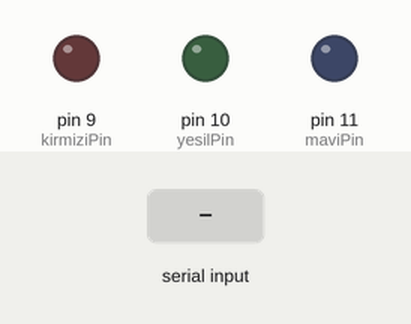
The sketch below on a simulated Arduino Uno, built with avr-gcc and run on an emulated ATmega328P. Shown: output pins drawn as LEDs (lit = HIGH). The inputs (shaded band) are chosen by the test bench.

Above: at 1.2 s.
1.3 s: "k" received over Serial
At 2.0 s:
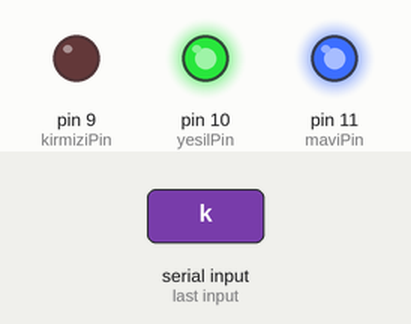
2.8 s: "y" received over Serial
At 3.1 s:
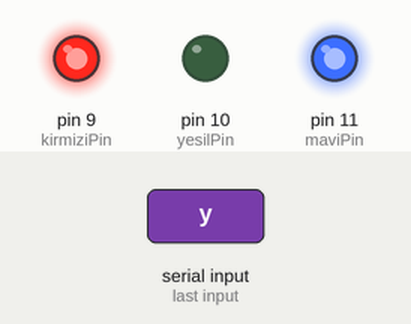
4.3 s: "m" received over Serial
At 5.5 s:
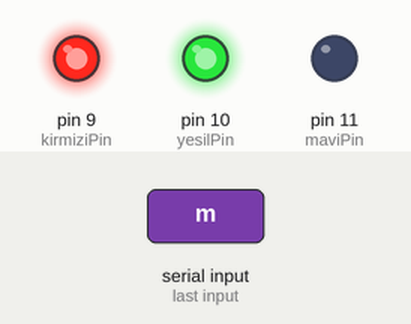
5.8 s: "1" received over Serial
At 6.6 s:
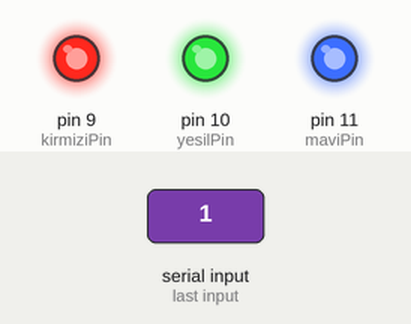
Timing chart, 0 to 8.3 s (numbered marks = the images above; inputs shaded):
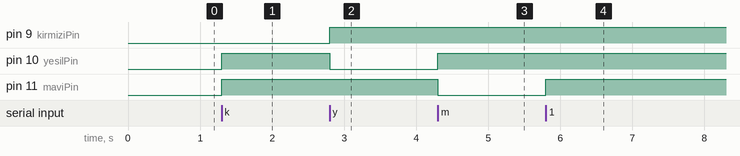

Measured:
- after the input at 1.3 s, pin 10 (yesilPin), pin 11 (maviPin): LOW → HIGH at once
- after the input at 2.8 s, pin 9 (kirmiziPin): LOW → HIGH at once; pin 10 (yesilPin): HIGH → LOW at once
- after the input at 4.3 s, pin 10 (yesilPin): LOW → HIGH at once; pin 11 (maviPin): HIGH → LOW at once
- after the input at 5.8 s, pin 11 (maviPin): LOW → HIGH at once

The sketch:

bluetooth-ile-rgbled-kontrolu.ino
```cpp
int kirmiziPin = 9;
int yesilPin = 10;
int maviPin = 11;

void setup() {
  Serial.begin(9600);
  pinMode(kirmiziPin, OUTPUT);
  pinMode(yesilPin, OUTPUT);
  pinMode(maviPin, OUTPUT);
}

void loop() {
  if (Serial.available() > 0) {
    char receivedChar = Serial.read();

    switch (receivedChar) {
      case 'k':
        digitalWrite(kirmiziPin, LOW);
        digitalWrite(yesilPin, HIGH);
        digitalWrite(maviPin, HIGH);
        break;
      case 'y':
        digitalWrite(kirmiziPin, HIGH);
        digitalWrite(yesilPin, LOW);
        digitalWrite(maviPin, HIGH);
        break;
      case 'm':
        digitalWrite(kirmiziPin, HIGH);
        digitalWrite(yesilPin, HIGH);
        digitalWrite(maviPin, LOW);
        break;
      default:
        digitalWrite(kirmiziPin, HIGH);
        digitalWrite(yesilPin, HIGH);
        digitalWrite(maviPin, HIGH);
        break;
    }
  }
}
```
